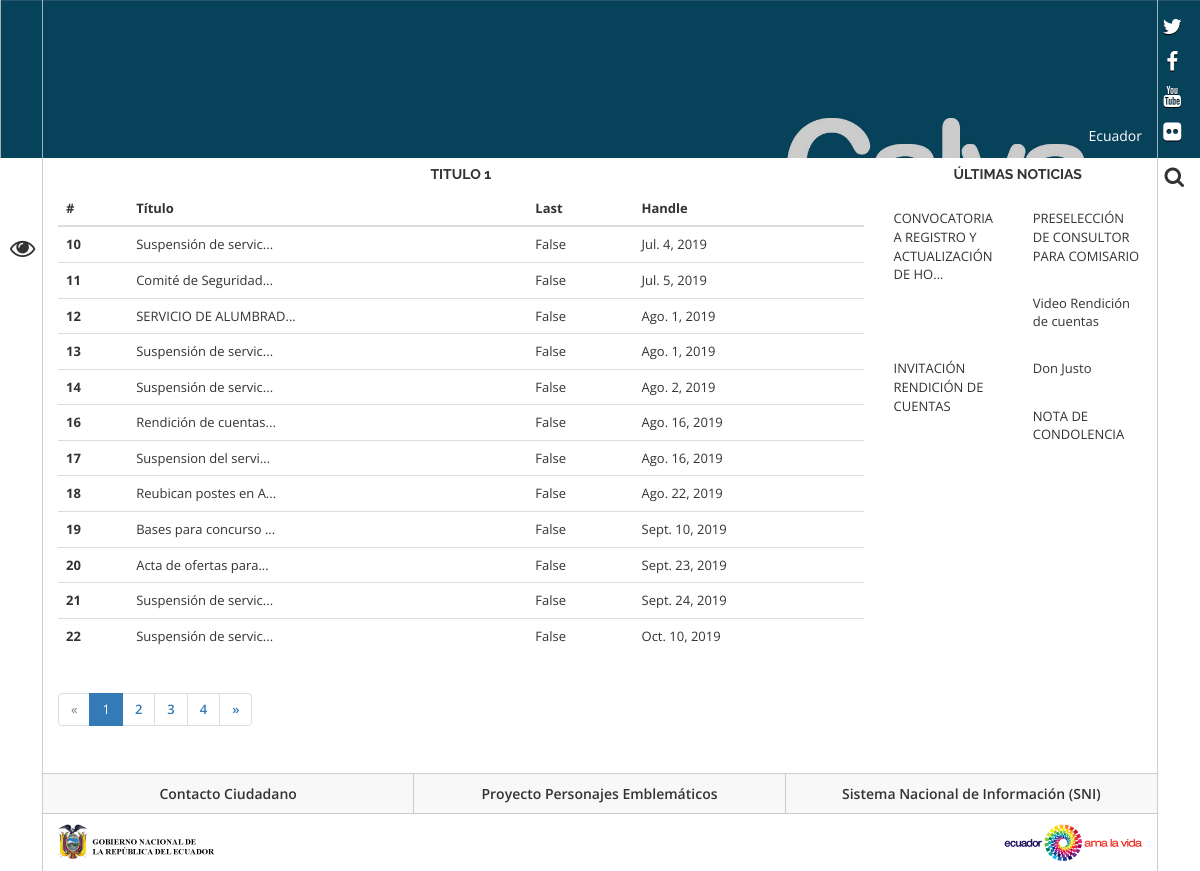
Screenshot of /prueba with the database file from the repository.
### appeea/models.py (models this page shows, shortened)
@python_2_unicode_compatible
class Noticia(models.Model):
    id_noticia = models.AutoField(primary_key=True)
    titulo = models.CharField(max_length=200)
    descripcion = models.TextField(max_length=500)
    keywords = models.CharField(max_length=500)
    imagen = models.ImageField(upload_to='noticia')
    imagen_red1 = ImageRatioField('imagen', '640x383')
    imagen_red2 = ImageRatioField('imagen', '250x143')
    contenido = RichTextUploadingField(max_length=9999999)
    fechap = models.DateField(auto_now_add=True)
    estado = models.BooleanField(verbose_name="Publicar este item")
    tags = models.ManyToManyField(TagsNoticia)
    class Meta:
        db_table = 'noticia'

### appeea/views.py (the view)
# urls.py: path('prueba', prueba, name="prueba")
def prueba(request):
    lista_noticias = Noticia.objects.all()
    lista_recomendaciones = Noticia.objects.all().order_by('-fechap')[:6]
    cabecera = Cabecera.objects.get(pk=7)
    page = request.GET.get('page', 1)
    paginator = Paginator(lista_noticias, 12)
    try:
        lista_noticias = paginator.page(page)
    except PageNotAnInteger:
        lista_noticias = paginator.page(1)
    except EmptyPage:
        lista_noticias = paginator.page(paginator.num_pages)
    ctx = {'lista_noticias': lista_noticias, 'lista_recomendaciones': lista_recomendaciones, 'cabecera': cabecera}
    return render(request, 'prueba.html', ctx)

### appeea/templates/prueba.html (shortened to what this page needs)
{% extends 'base.html' %}
{% load cropping %}
{% block contenido %}
    <div class="container-fluid">
        <div class="row">
            <div class="col-md-9">
                <h2 class="text-center">TITULO 1</h2>
                <table class="table">
                    <thead>
                    <tr>
                        <th scope="col">#</th>
                        <th scope="col">Título</th>
                        <th scope="col">Last</th>
                        <th scope="col">Handle</th>
                    </tr>
                    </thead>
                    <tbody>
                    {% for noticia in lista_noticias %}
                        <tr>
                            <th scope="row">{{ noticia.pk }}</th>
                            <td>{{ noticia.titulo | slice:20 }}...</td>
                            <td>{{ noticia.estado }}</td>
                            <td>{{ noticia.fechap }}</td>
                        </tr>
                    {% endfor %}
                    </tbody>
                </table>
                <p class="text-center">
                    {% if lista_noticias.has_other_pages %}
                        <ul class="pagination">
                            {% if lista_noticias.has_previous %}
                                <li><a href="?page={{ lista_noticias.previous_page_number }}">&laquo;</a></li>
                            {% else %}
                                <li class="disabled"><span>&laquo;</span></li>
                            {% endif %}
                            {% for i in lista_noticias.paginator.page_range %}
                                {% if lista_noticias.number == i %}
                                    <li class="active"><span>{{ i }} <span class="sr-only">(current)</span></span></li>
                                {% else %}
                                    <li><a href="?page={{ i }}">{{ i }}</a></li>
                                {% endif %}
                            {% endfor %}
                            {% if lista_noticias.has_next %}
                                <li><a href="?page={{ lista_noticias.next_page_number }}">&raquo;</a></li>
                            {% else %}
                                <li class="disabled"><span>&raquo;</span></li>
                            {% endif %}
                        </ul>
                    {% endif %}
                </p>
            </div>
            <div class="col-md-3">
                <h2 class="text-center">ÚLTIMAS NOTICIAS</h2>
                <div class="row">
                    {% for noticia in lista_recomendaciones %}
                        <div class="col-md-6">
                            <p>{{ noticia.titulo | slice:45 }}{% if noticia.titulo|length > 45 %}...{% endif %}</p>
                        </div>
                    {% endfor %}
                </div>
            </div>
        </div>
    </div>
{% endblock %}

### static/wp-content/themes/Sitio-31/css/site.css (style rules this page uses)
body { font-family: "Open Sans", "Helvetica Neue", Helvetica, Arial, sans-serif; }
p { font-weight: 400; //text-align: justify; }
#main h2 { font-family: "Raleway", "Helvetica Neue", Helvetica, Arial, sans-serif; font-weight: bolder; }
#main .container-fluid { padding-top: 0.5em; padding-bottom: 1em; }
#main h2 { margin-top: 5px; line-height: 0.85; color: #333; }
@media screen 
and (min-width: 769px) { .container-fluid { width: 88% } }
@media screen 
and (min-width: 769px) { .container-fluid { border-right: 1px solid; border-left: 1px solid; border-right-color: #CCC; border-left-color: #CCC; height: 100% } }
@media screen 
and (min-width: 769px) { #main .container-fluid { min-height: 400px !important; } }
@media screen 
and (min-width: 769px) { #main h2 { font-size: 14px; } }
@media only screen  
and (min-width: 992px) { .container-fluid { width: 93% } }

### rows the page displays
Noticia: pk "10", titulo "Suspensión de servic", estado "False", fechap "Jul. 4, 2019"
Noticia: pk "11", titulo "Comité de Seguridad", estado "False", fechap "Jul. 5, 2019"
Noticia: pk "12", titulo "SERVICIO DE ALUMBRAD", estado "False", fechap "Ago. 1, 2019"
Noticia: pk "13", titulo "Suspensión de servic", estado "False", fechap "Ago. 1, 2019"
Noticia: pk "14", titulo "Suspensión de servic", estado "False", fechap "Ago. 2, 2019"
Noticia: pk "16", titulo "Rendición de cuentas", estado "False", fechap "Ago. 16, 2019"
Noticia: pk "17", titulo "Suspension del servi", estado "False", fechap "Ago. 16, 2019"
Noticia: pk "18", titulo "Reubican postes en A", estado "False", fechap "Ago. 22, 2019"
Noticia: pk "19", titulo "Bases para concurso", estado "False", fechap "Sept. 10, 2019"
Noticia: pk "20", titulo "Acta de ofertas para", estado "False", fechap "Sept. 23, 2019"
Noticia: pk "21", titulo "Suspensión de servic", estado "False", fechap "Sept. 24, 2019"
Noticia: pk "22", titulo "Suspensión de servic", estado "False", fechap "Oct. 10, 2019"
Noticia: titulo "CONVOCATORIA A REGISTRO Y ACTUALIZACIÓN DE HO"
Noticia: titulo "PRESELECCIÓN DE CONSULTOR PARA COMISARIO"
Noticia: titulo "Video Rendición de cuentas"
Noticia: titulo "INVITACIÓN RENDICIÓN DE CUENTAS"
Noticia: titulo "Don Justo"
Noticia: titulo "NOTA DE CONDOLENCIA"

### other values shown
{{ i }} "1"
{{ i }} "2" "3" "4"
